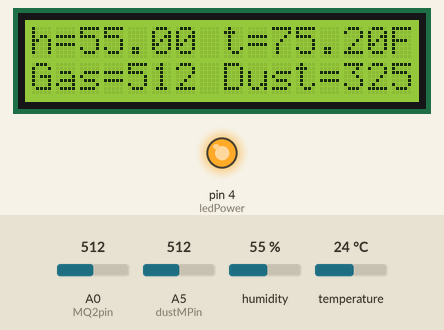
The sketch below on a simulated Arduino Uno, built with avr-gcc and run on an emulated ATmega328P. Parts: 16×2 character LCD, output pins drawn as LEDs (lit = HIGH). Inputs (shaded band) come from the test bench; at power-on: humidity 55 %, A0 (MQ2pin) = 512, A5 (dustMPin) = 512, temperature 24 °C. What the sketch prints to the serial monitor is not drawn.

Above: at 1.7 s.
1.8 s: humidity set to 21 %
At 4.2 s:
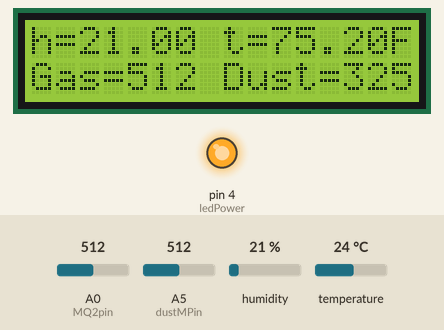
4.8 s: humidity set to 18 %
At 6.0 s:
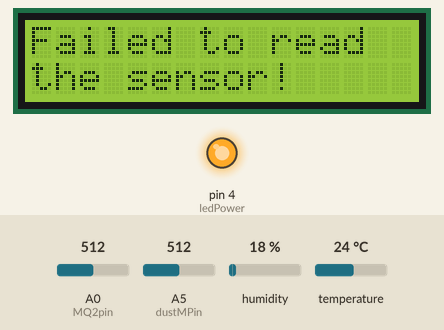
6.9 s: humidity set to 22 %
At 7.8 s:
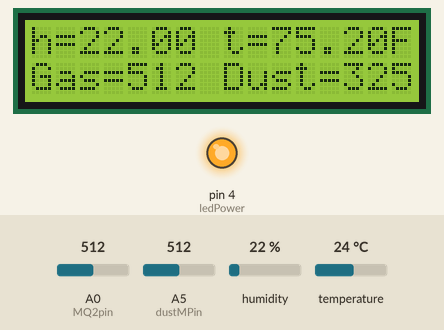
9.0 s: A0 (MQ2pin) set to 716
At 10.9 s:
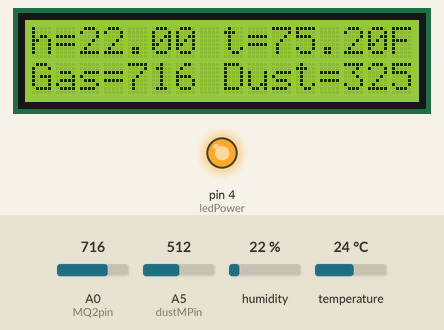
11.2 s: A5 (dustMPin) set to 716
At 12.9 s:
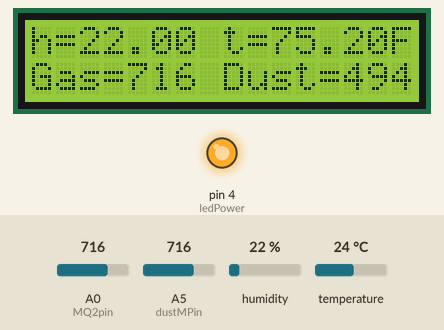
13.3 s: A0 (MQ2pin) set to 992
At 14.8 s:
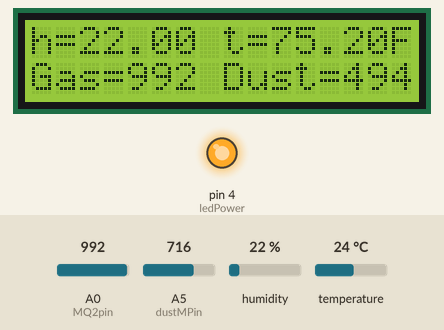
Timing chart, 0 to 16.3 s (numbered marks = the images above; inputs shaded):
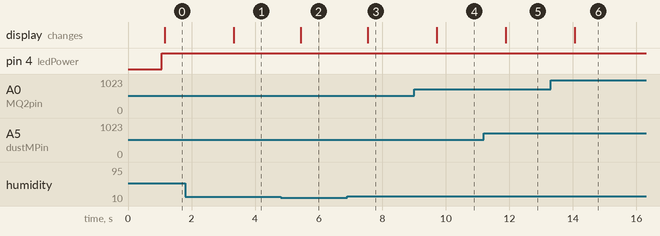

Measured:
- the behaviour switches between 20 and 19 % on humidity (found by bisection; images 1 and 2)
- after the input at 1.8 s, the display: changes after 1.5 s (image 1)
- after the input at 4.8 s, the display: changes after 0.63 s (image 2)
- after the input at 6.9 s, the display: changes after 0.64 s (image 3)
- after the input at 9.0 s, the display: changes after 0.71 s (image 4)
- after the input at 11.2 s, the display: changes after 0.69 s (image 5)
- after the input at 13.3 s, the display: changes after 0.76 s (image 6)

The sketch:

homequality.ino
```cpp
// Home monitoring system.
// Temperature, Humidity, Gas level and Dust level. Provides data on LCD screen.
// Written by Ilkhom Karimov
#include "DHT.h"
#include <LiquidCrystal.h>

#define DHTpin 2       // DIgital Pin for Temperature and Humidity sensor
#define MQ2pin A0         // Analog Pin for MQ2 Gas sensor
#define dustMPin A5  // Analog Pin for Sharp GP2Y1010AU0F dust measure sensor
#define ledPower 4     // Digital Pin to power up Sharp GP2Y1010AU0F dust sensor

#define DHTtype DHT22   // DHT 22

DHT dht(DHTpin, DHTtype); //DHT 22 class initialization with pin and type

// Dust sensor timing
int samplingTime = 280;
int deltaTime = 40;
int sleepTime = 9680;
// Measure Variables for dust sensor
float voMeasured = 0;
float calcVoltage = 0;
int dustDensity = 0;

// initialize the LCD (LCD1602 HD44780 Controller) screen library with the numbers of the interface pins
LiquidCrystal lcd(7, 8, 9, 10, 11, 12);

void setup() {
  Serial.begin(9600);
  // set up the LCD's number of columns and rows:
  lcd.begin(16, 2);
  // Set up DHT sensor
  dht.begin();
  // Setup dust sensor
  pinMode(ledPower,OUTPUT);
}

void loop() {
  // Wait a second between measurements.
  delay(1000);
  // Reading Gas Level on MQ2
  int Gaslevel = analogRead(MQ2pin);

  // Reading temperature or humidity takes about 250 milliseconds!
  // Sensor readings may also be up to 2 seconds 'old'
  float humidity = dht.readHumidity();

  // Read temperature as Celsius (the default)
  float temperature = dht.readTemperature();

  // Read temperature as Fahrenheit (isFahrenheit = true)
  float farenheit = dht.readTemperature(true);

  // Reading the Dust Level from Sharp Dust sensor
  digitalWrite(ledPower,LOW); // power on the LED
  delayMicroseconds(samplingTime);

  voMeasured = analogRead(dustMPin); // read the dust value

  delayMicroseconds(deltaTime);
  digitalWrite(ledPower, HIGH); // turn the LED off
  delayMicroseconds(sleepTime);

  // 0 - 5.0V mapped to 0 - 1023 integer values
  calcVoltage = voMeasured * (5.0 / 1024.0);

  // Dust density linear equation taken from http://www.howmuchsnow.com/arduino/airquality/
  dustDensity = (0.17 * calcVoltage - 0.1)*1000;


  // Check if any reads failed and exit early (to try again).
  if (humidity < 20 || isnan(temperature) || Gaslevel == 0 || dustDensity < 0)
  {
    Serial.println("Failed to read from one of the sensors!");
    //Print to LCD
    lcd.clear();
    lcd.print("Failed to read");
    lcd.setCursor(0, 1); // Set cursor to second line
    lcd.print("the sensor!");
    return;
  }
  // Print to serial interface sensor data
  Serial.print("Humidity:");
  Serial.print(humidity);
  Serial.print(" %  ");
  Serial.print("Temp1: ");
  Serial.print(farenheit);
  Serial.print(" *F ");
  Serial.print("Gas Level:");
  Serial.print(Gaslevel);
  Serial.println(";");
  Serial.print("Raw Signal Value (0-1023): ");
  Serial.print(voMeasured);
  Serial.print(" - Voltage: ");
  Serial.print(calcVoltage);
  Serial.print(" - Dust Density [ug/m3]: ");
  Serial.println(dustDensity);

  // Clear screen every time for a new value
  lcd.clear();
  // Print Sensor results
  lcd.print("h="); lcd.print(humidity);lcd.print(" t="); lcd.print(farenheit); lcd.print("F");
  lcd.setCursor(0, 1);
  lcd.print("Gas="); lcd.print(Gaslevel); lcd.print(" Dust="); lcd.print(dustDensity);

  }
```
